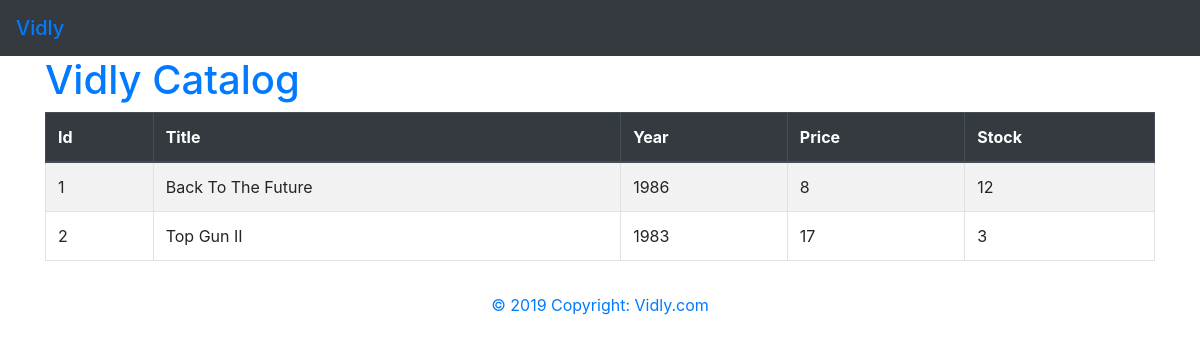
/rental/, run on an earlier commit of the app's database.
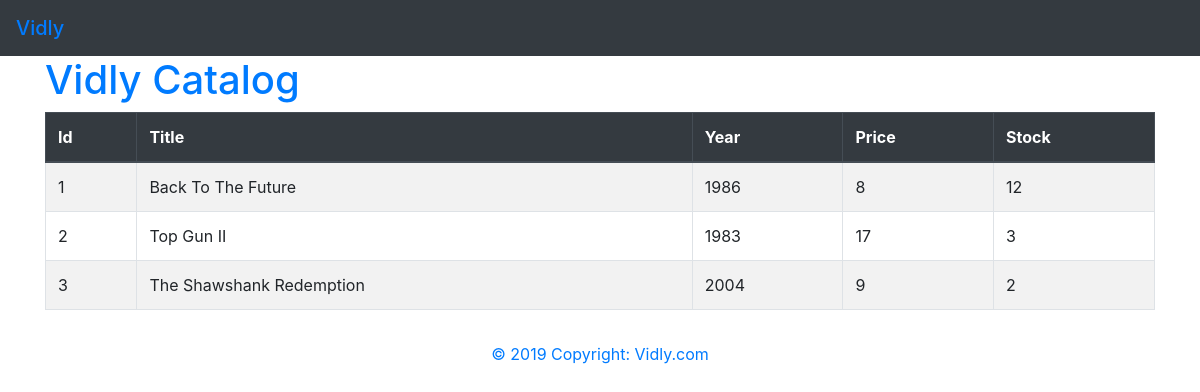
And on a later commit of the database.
### rental/models.py (models this page shows, shortened)
class Movie(models.Model):
   title = models.CharField(max_length = 255)
   release_year = models.IntegerField()
   in_stock = models.IntegerField()
   price = models.IntegerField()
   image = models.CharField(max_length = 500)
   genre = models.ForeignKey(Genre, on_delete=models.CASCADE)

### rental/views.py (the view)
# urls.py: path('', views.index, name='homePage'),
def index(request):
    all_movies = Movie.objects.all() # read Movie table to a list
    return render(request,'index.html', { 'title': 'Movies Catalog', 'movies': all_movies })

### rental/templates/index.html
{% extends "layout.html" %}
{% block content %}
<h1>Vidly Catalog</h1>
<table class="table table-bordered table-striped">
    <thead class="thead-dark">
        <tr>
            <th>Id</th>
            <th>Title</th>
            <th>Year</th>
            <th>Price</th>
            <th>Stock</th>
        </tr>
    </thead>
    <tbody>
{% for m in movies %}
        <tr>
            <td>{{m.id}}</td>
            <td>{{m.title}}</td>
            <td>{{m.release_year}}</td>
            <td>{{m.price}}</td>
            <td>{{m.in_stock}}</td>
        </tr>
{% endfor %}
    </tbody>
</table>
{% endblock %}

### rental/templates/layout.html (shortened to what this page needs)
<!DOCTYPE html>
<html lang="en">
    <head>
        <link rel="stylesheet" href="https://stackpath.bootstrapcdn.com/bootstrap/4.3.1/css/bootstrap.min.css"
>
    </head>
    <body>
        <nav class="navbar navbar-dark bg-dark">
            <span class="navbar-brand mb-0 h1"><a href="#">
                    Vidly
            </span>
        </nav>
        <div class="container">
            {% block content %}{% endblock %}
        </div>
        <div>
            <footer class="footer">
                <div class="footer-copyright text-center py-3">© 2019 Copyright:
                    <a href="#"> Vidly.com</a>
                </div>
            </footer>
        </div>
    </body>
</html>

What changed in the data, as far as the page shows it:
added Movie: id "3", title "The Shawshank Redemption", release_year "2004", price "9", in_stock "2"
